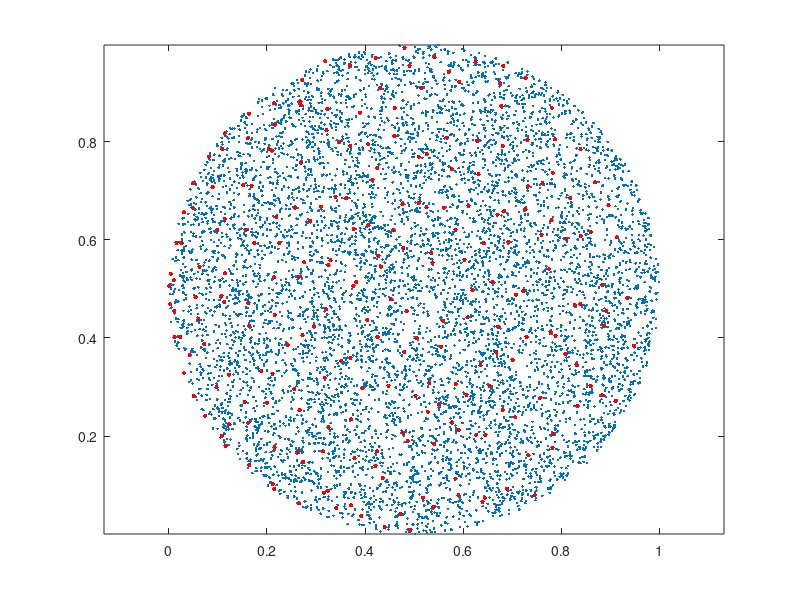

Reproduce this figure in MATLAB.
x = rand(10000,2);
insideCircle = sqrt((x(:,1)-.5).^2+(x(:,2)-.5).^2)<0.5;
y = x(insideCircle,:);

tol = 0.05;
C = uniquetol(y,tol,'ByRows',true);

plot(y(:,1),y(:,2),'.')
hold on
axis equal
plot(C(:,1), C(:,2), '.r', 'MarkerSize', 10)

